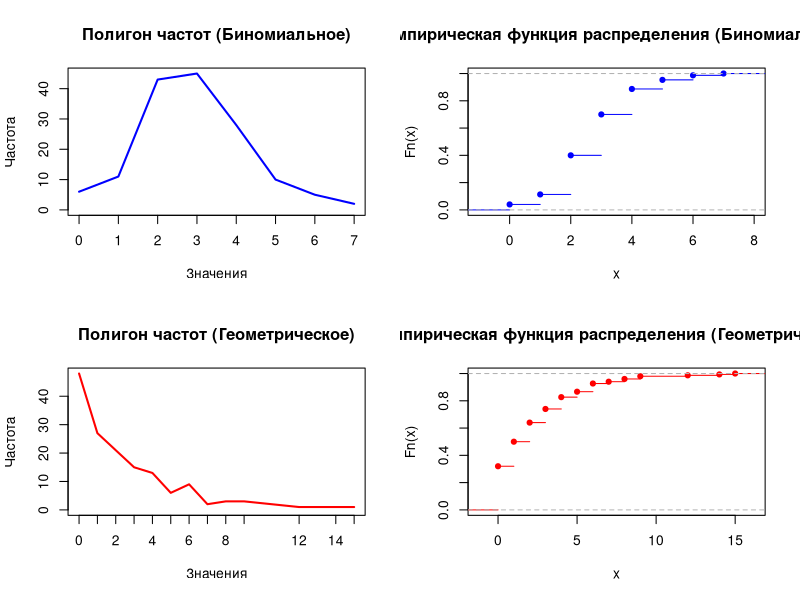

This chart was generated by the following R code: (Note: this script raises an error after producing the figure.)
# Задание 1: Дискретные распределения
cat("Задание 1: Дискретные распределения\n\n")
# Параметры
N <- 150
n <- 10
p <- 0.3

# 1. Генерация выборок
binomial_sample <- rbinom(N, n, p)
geometric_sample <- rgeom(N, p)

# 2. Построение полигона частот и эмпирической функции распределения
par(mfrow=c(2,2))

# Полигон частот для биномиального распределения
bin_freq <- table(binomial_sample)
plot(bin_freq, type="l", col="blue", xlab="Значения", ylab="Частота", main="Полигон частот (Биномиальное)")

# Эмпирическая функция распределения для биномиального распределения
plot(ecdf(binomial_sample), col="blue", main="Эмпирическая функция распределения (Биномиальное)")

# Полигон частот для геометрического распределения
geom_freq <- table(geometric_sample)
plot(geom_freq, type="l", col="red", xlab="Значения", ylab="Частота", main="Полигон частот (Геометрическое)")

# Эмпирическая функция распределения для геометрического распределения
plot(ecdf(geometric_sample), col="red", main="Эмпирическая функция распределения (Геометрическое)")

# 3. Оценки числовых характеристик
bin_mean <- mean(binomial_sample)
bin_var <- var(binomial_sample)
bin_std <- sd(binomial_sample)
bin_mode <- as.numeric(names(sort(table(binomial_sample), decreasing=TRUE)[1]))
bin_median <- median(binomial_sample)
bin_skewness <- sum((binomial_sample - bin_mean)^3) / (length(binomial_sample) * bin_std^3)
bin_kurtosis <- (sum((binomial_sample - bin_mean)^4) / (length(binomial_sample) * bin_std^4)) - 3

cat("Выборочное среднее = ", bin_mean <- mean(binomial_sample), "\n")  # Выборочное среднее
cat("Выборочная дисперсия = ", bin_var <- var(binomial_sample), "\n")  # Выборочная дисперсия
cat("Выборочное стандартное отклонение (СКО) = ", bin_std <- sd(binomial_sample), "\n")  # Выборочное стандартное отклонение (СКО)
cat("Мода = ", bin_mode <- as.numeric(names(sort(table(binomial_sample), decreasing=TRUE)[1])), "\n")  # Мода
cat("Медиана = ", bin_median <- median(binomial_sample), "\n")  # Медиана
cat("Коэффициент асимметрии = ", bin_skewness <- sum((binomial_sample - bin_mean)^3) / (length(binomial_sample) * bin_std^3), "\n")  # Коэффициент асимметрии
cat("Коэффициент эксцесса = ", bin_kurtosis <- (sum((binomial_sample - bin_mean)^4) / (length(binomial_sample) * bin_std^4)) - 3, "\n")  # Коэффициент эксцесса

# 4. Теоретические математическое ожидание и дисперсия
bin_theo_mean <- n * p
bin_theo_var <- n * p * (1 - p)

geom_theo_mean <- (1 - p) / p
geom_theo_var <- (1 - p) / p^2

# Сравнение
cat("Биномиальное: Выборочное среднее =", bin_mean, ", Теоретическое среднее =", bin_theo_mean, "\n")
cat("Биномиальное: Выборочная дисперсия =", bin_var, ", Теоретическая дисперсия =", bin_theo_var, "\n")
cat("Геометрическое: Выборочное среднее =", geom_mean, ", Теоретическое среднее =", geom_theo_mean, "\n")
cat("Геометрическое: Выборочная дисперсия =", geom_var, ", Теоретическая дисперсия =", geom_theo_var, "\n")

# 5. Оценка параметров
p_est_bin <- bin_mean / n
p_est_geom <- 1 / (geom_mean + 1)

cat("Оценка p для биномиального распределения:", p_est_bin, "\n")
cat("Оценка p для геометрического распределения:", p_est_geom, "\n")

# Критерий хи-квадрат для биномиального распределения
bin_range <- min(binomial_sample):max(binomial_sample)
bin_probs <- dbinom(bin_range, n, p)  # Используем dbinom для биномиального распределения
bin_probs <- bin_probs / sum(bin_probs)  # Нормализация вероятностей
chisq.test(table(factor(binomial_sample, levels = bin_range)), p = bin_probs)


# Критерий хи-квадрат для геометрического распределения
geom_range <- min(geometric_sample):max(geometric_sample)
geom_probs <- dgeom(geom_range, p)  # Используем dgeom для геометрического распределения
geom_probs <- geom_probs / sum(geom_probs)  # Нормализация вероятностей
chisq.test(table(factor(geometric_sample, levels = geom_range)), p = geom_probs)

# Задание 2: Непрерывные распределения
cat("\nЗадание 2: Непрерывные распределения\n\n")
# Параметры
N <- 150
lambda <- 0.5
alpha <- 2
beta <- 1

# 1. Генерация выборок
exponential_sample <- rexp(N, rate = lambda)
gamma_sample <- rgamma(N, shape = alpha, rate = beta)

# 2. Построение гистограммы и плотности
par(mfrow=c(2,2))

# Гистограмма и плотность для экспоненциального распределения
hist(exponential_sample, breaks=30, probability=TRUE, col="lightblue", main="Гистограмма (Экспоненциальное)")
curve(dexp(x, rate = lambda), add=TRUE, col="red", lwd=2)

# Оценка плотности для экспоненциального распределения
plot(density(exponential_sample), col="blue", main="Оценка плотности (Экспоненциальное)")
curve(dexp(x, rate = lambda), add=TRUE, col="red", lwd=2)

# Гистограмма и плотность для гамма-распределения
hist(gamma_sample, breaks=30, probability=TRUE, col="lightgreen", main="Гистограмма (Гамма)")
curve(dgamma(x, shape = alpha, rate = beta), add=TRUE, col="red", lwd=2)

# Оценка плотности для гамма-распределения
plot(density(gamma_sample), col="green", main="Оценка плотности (Гамма)")
curve(dgamma(x, shape = alpha, rate = beta), add=TRUE, col="red", lwd=2)

# 3. Оценки числовых характеристик
exp_mean <- mean(exponential_sample)
exp_var <- var(exponential_sample)
exp_std <- sd(exponential_sample)
exp_mode <- density(exponential_sample)$x[which.max(density(exponential_sample)$y)]
exp_median <- median(exponential_sample)
exp_skewness <- sum((exponential_sample - exp_mean)^3) / (N * exp_std^3)
exp_kurtosis <- (sum((exponential_sample - exp_mean)^4) / (N * exp_std^4)) - 3

gamma_mean <- mean(gamma_sample)
gamma_var <- var(gamma_sample)
gamma_std <- sd(gamma_sample)
gamma_mode <- density(gamma_sample)$x[which.max(density(gamma_sample)$y)]
gamma_median <- median(gamma_sample)
gamma_skewness <- sum((gamma_sample - gamma_mean)^3) / (N * gamma_std^3)
gamma_kurtosis <- (sum((gamma_sample - gamma_mean)^4) / (N * gamma_std^4)) - 3

# 4. Теоретические математическое ожидание и дисперсия
exp_theo_mean <- 1 / lambda
exp_theo_var <- 1 / lambda^2

gamma_theo_mean <- alpha / beta
gamma_theo_var <- alpha / beta^2

# Сравнение
cat("Экспоненциальное: Выборочное среднее =", exp_mean, ", Теоретическое среднее =", exp_theo_mean, "\n")
cat("Экспоненциальное: Выборочная дисперсия =", exp_var, ", Теоретическая дисперсия =", exp_theo_var, "\n")
cat("Гамма: Выборочное среднее =", gamma_mean, ", Теоретическое среднее =", gamma_theo_mean, "\n")
cat("Гамма: Выборочная дисперсия =", gamma_var, ", Теоретическая дисперсия =", gamma_theo_var, "\n")

# 5. Оценка параметров
lambda_est <- 1 / exp_mean
alpha_est <- gamma_mean^2 / gamma_var
beta_est <- gamma_mean / gamma_var

cat("Оценка lambda для экспоненциального распределения:", lambda_est, "\n")
cat("Оценка alpha и beta для гамма-распределения:", alpha_est, beta_est, "\n")

# Критерий хи-квадрат
# Экспоненциальное
# Используем квантили для разбиения на интервалы
breaks <- quantile(exponential_sample, probs = seq(0, 1, length.out = 11))

# Разбиваем данные на интервалы
cut_sample <- cut(exponential_sample, breaks = breaks, include.lowest = TRUE)

# Рассчитываем теоретические вероятности для каждого интервала
theoretical_probs <- diff(pexp(breaks, rate = lambda))

# Нормализация вероятностей (если необходимо)
theoretical_probs <- theoretical_probs / sum(theoretical_probs)

# Критерий хи-квадрат
chisq.test(table(cut_sample), p = theoretical_probs)

# Гамма
# Используем квантили для разбиения на интервалы
breaks <- quantile(gamma_sample, probs = seq(0, 1, length.out = 11))

# Разбиваем данные на интервалы
cut_sample <- cut(gamma_sample, breaks = breaks, include.lowest = TRUE)

# Рассчитываем теоретические вероятности для каждого интервала
theoretical_probs <- diff(pgamma(breaks, shape = alpha, rate = beta))

# Нормализация вероятностей
theoretical_probs <- theoretical_probs / sum(theoretical_probs)

# Критерий хи-квадрат
chisq.test(table(cut_sample), p = theoretical_probs)
